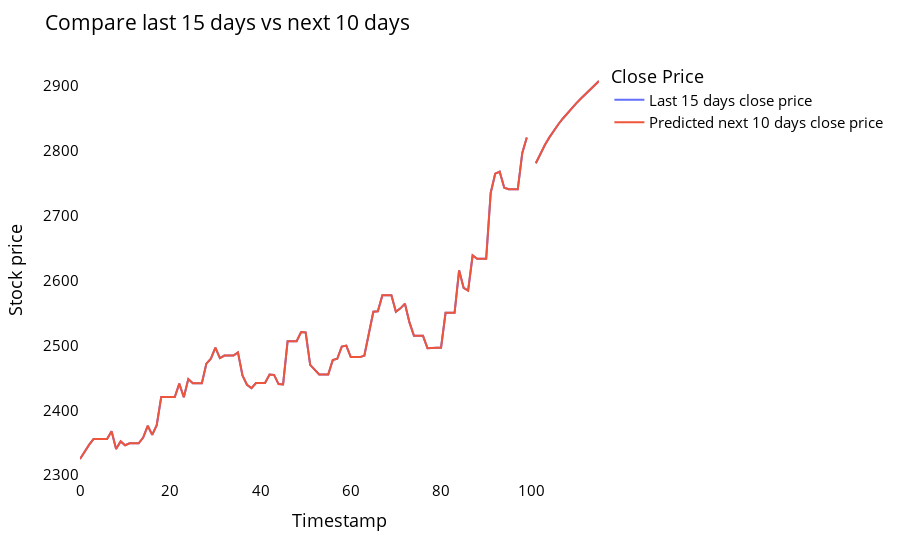

Source (notebook cell):
### Code cell
temp_mat = np.empty((len(last_days)+pred_days+1,1))
temp_mat[:] = np.nan
temp_mat = temp_mat.reshape(1,-1).tolist()[0]

last_original_days_value = temp_mat
next_predicted_days_value = temp_mat

last_original_days_value[0:time_step+1] = scaler.inverse_transform(df1[len(df1)-time_step:]).reshape(1,-1).tolist()[0]
next_predicted_days_value[time_step+1:] = scaler.inverse_transform(np.array(lst_output).reshape(-1,1)).reshape(1,-1).tolist()[0]

new_pred_plot = pd.DataFrame({
    'last_original_days_value':last_original_days_value,
    'next_predicted_days_value':next_predicted_days_value
})

# import cycle 
from itertools import cycle

# import px
import plotly.express as px

names = cycle(['Last 15 days close price','Predicted next 10 days close price'])

fig = px.line(new_pred_plot,x=new_pred_plot.index, y=[new_pred_plot['last_original_days_value'],
                                                      new_pred_plot['next_predicted_days_value']],
              labels={'value': 'Stock price','index': 'Timestamp'})
fig.update_layout(title_text='Compare last 15 days vs next 10 days',
                  plot_bgcolor='white', font_size=15, font_color='black',legend_title_text='Close Price')

fig.for_each_trace(lambda t:  t.update(name = next(names)))
fig.update_xaxes(showgrid=False)
fig.update_yaxes(showgrid=False)
fig.show()

### Figure 1 — Plotly figure (JSON) as saved in the notebook; plotly's stock layout.template omitted (floating-point values rounded to 4 significant figures)
{"data": [{"hovertemplate": "variable=last_original_days_value<br>Timestamp=%{x}<br>Stock price=%{y}<extra></extra>", "legendgroup": "last_original_days_value", "line": {"color": "#636efa", "dash": "solid"}, "marker": {"symbol": "circle"}, "mode": "lines", "name": "Last 15 days close price", "orientation": "v", "showlegend": true, "type": "scatter", "x": [0, 1, 2, 3, 4, 5, 6, 7, 8, 9, 10, 11, 12, 13, 14, 15, 16, 17, 18, 19, 20, 21, 22, 23, 24, 25, 26, 27, 28, 29, 30, 31, 32, 33, 34, 35, 36, 37, 38, 39, 40, 41, 42, 43, 44, 45, 46, 47, 48, 49, 50, 51, 52, 53, 54, 55, 56, 57, 58, 59, 60, 61, 62, 63, 64, 65, 66, 67, 68, 69, 70, 71, 72, 73, 74, 75, 76, 77, 78, 79, 80, 81, 82, 83, 84, 85, 86, 87, 88, 89, 90, 91, 92, 93, 94, 95, 96, 97, 98, 99, 100, 101, 102, 103, 104, 105, 106, 107, 108, 109, 110, 111, 112, 113, 114, 115], "xaxis": "x", "y": [2325.0, 2336.0, 2347.0, 2356.0, 2356.0, 2356.0, 2356.0, 2367.0, 2340.0, 2352, 2346.0, 2349, 2349, 2349, 2358, 2376.0, 2362.0, 2377.0, 2420.0, 2420.0, 2420.0, 2420.0, 2441.0, 2420.0, 2448, 2442.0, 2442.0, 2442.0, 2472.0, 2480.0, 2497.0, 2480.0, 2484.0, 2484.0, 2484.0, 2489.0, 2454.0, 2439.0, 2434.0, 2442.0, 2442.0, 2442.0, 2455, 2455.0, 2440.0, 2440.0, 2506.0, 2506.0, 2506.0, 2521.0, 2520.0, 2470.0, 2463.0, 2455.0, 2455.0, 2455.0, 2477.0, 2479.0, 2498.0, 2500.0, 2482.0, 2482.0, 2482.0, 2484.0, 2521.0, 2552.0, 2553.0, 2577.0, 2577.0, 2577.0, 2552.0, 2557.0, 2564.0, 2536.0, 2515.0, 2515.0, 2515.0, 2496.0, 2496.0, 2496.0, 2496.0, 2550.0, 2550.0, 2550.0, 2616.0, 2589.0, 2584.0, 2639.0, 2634.0, 2634.0, 2634.0, 2735.0, 2765.0, 2768.0, 2743, 2741.0, 2741.0, 2741.0, 2797.0, 2820.0, null, 2781.0, 2796.0, 2809.0, 2821.0, 2831.0, 2841.0, 2850.0, 2858.0, 2866.0, 2873.0, 2881.0, 2888.0, 2894.0, 2901.0, 2908.0], "yaxis": "y"}, {"hovertemplate": "variable=next_predicted_days_value<br>Timestamp=%{x}<br>Stock price=%{y}<extra></extra>", "legendgroup": "next_predicted_days_value", "line": {"color": "#EF553B", "dash": "solid"}, "marker": {"symbol": "circle"}, "mode": "lines", "name": "Predicted next 10 days close price", "orientation": "v", "showlegend": true, "type": "scatter", "x": [0, 1, 2, 3, 4, 5, 6, 7, 8, 9, 10, 11, 12, 13, 14, 15, 16, 17, 18, 19, 20, 21, 22, 23, 24, 25, 26, 27, 28, 29, 30, 31, 32, 33, 34, 35, 36, 37, 38, 39, 40, 41, 42, 43, 44, 45, 46, 47, 48, 49, 50, 51, 52, 53, 54, 55, 56, 57, 58, 59, 60, 61, 62, 63, 64, 65, 66, 67, 68, 69, 70, 71, 72, 73, 74, 75, 76, 77, 78, 79, 80, 81, 82, 83, 84, 85, 86, 87, 88, 89, 90, 91, 92, 93, 94, 95, 96, 97, 98, 99, 100, 101, 102, 103, 104, 105, 106, 107, 108, 109, 110, 111, 112, 113, 114, 115], "xaxis": "x", "y": [2325.0, 2336.0, 2347.0, 2356.0, 2356.0, 2356.0, 2356.0, 2367.0, 2340.0, 2352, 2346.0, 2349, 2349, 2349, 2358, 2376.0, 2362.0, 2377.0, 2420.0, 2420.0, 2420.0, 2420.0, 2441.0, 2420.0, 2448, 2442.0, 2442.0, 2442.0, 2472.0, 2480.0, 2497.0, 2480.0, 2484.0, 2484.0, 2484.0, 2489.0, 2454.0, 2439.0, 2434.0, 2442.0, 2442.0, 2442.0, 2455, 2455.0, 2440.0, 2440.0, 2506.0, 2506.0, 2506.0, 2521.0, 2520.0, 2470.0, 2463.0, 2455.0, 2455.0, 2455.0, 2477.0, 2479.0, 2498.0, 2500.0, 2482.0, 2482.0, 2482.0, 2484.0, 2521.0, 2552.0, 2553.0, 2577.0, 2577.0, 2577.0, 2552.0, 2557.0, 2564.0, 2536.0, 2515.0, 2515.0, 2515.0, 2496.0, 2496.0, 2496.0, 2496.0, 2550.0, 2550.0, 2550.0, 2616.0, 2589.0, 2584.0, 2639.0, 2634.0, 2634.0, 2634.0, 2735.0, 2765.0, 2768.0, 2743, 2741.0, 2741.0, 2741.0, 2797.0, 2820.0, null, 2781.0, 2796.0, 2809.0, 2821.0, 2831.0, 2841.0, 2850.0, 2858.0, 2866.0, 2873.0, 2881.0, 2888.0, 2894.0, 2901.0, 2908.0], "yaxis": "y"}], "layout": {"font": {"color": "black", "size": 15}, "legend": {"title": {"text": "Close Price"}, "tracegroupgap": 0}, "margin": {"t": 60}, "plot_bgcolor": "white", "title": {"text": "Compare last 15 days vs next 10 days"}, "xaxis": {"anchor": "y", "domain": [0, 1], "showgrid": false, "title": {"text": "Timestamp"}}, "yaxis": {"anchor": "x", "domain": [0, 1], "showgrid": false, "title": {"text": "Stock price"}}}}
